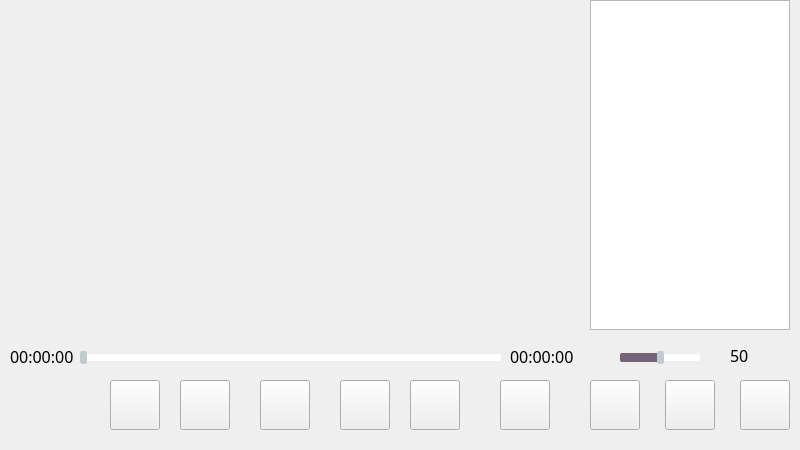
<?xml version="1.0" encoding="UTF-8"?>
<ui version="4.0">
 <class>gplayer</class>
 <widget class="QMainWindow" name="gplayer">
  <property name="geometry">
   <rect>
    <x>0</x>
    <y>0</y>
    <width>800</width>
    <height>450</height>
   </rect>
  </property>
  <property name="windowTitle">
   <string>GPlayer</string>
  </property>
  <property name="windowIcon">
   <iconset resource="image.qrc">
    <normaloff>:/Login/image/ftl3.jpg</normaloff>:/Login/image/ftl3.jpg</iconset>
  </property>
  <widget class="QWidget" name="centralwidget">
   <widget class="QLabel" name="labelvol">
    <property name="geometry">
     <rect>
      <x>730</x>
      <y>345</y>
      <width>31</width>
      <height>21</height>
     </rect>
    </property>
    <property name="font">
     <font>
      <family>幼圆</family>
      <pointsize>12</pointsize>
     </font>
    </property>
    <property name="text">
     <string>50</string>
    </property>
   </widget>
   <widget class="QPushButton" name="pushButtonqp">
    <property name="geometry">
     <rect>
      <x>410</x>
      <y>380</y>
      <width>50</width>
      <height>50</height>
     </rect>
    </property>
    <property name="styleSheet">
     <string notr="true">border-image: url(:/Login/image/qp.png);</string>
    </property>
    <property name="text">
     <string/>
    </property>
   </widget>
   <widget class="QListWidget" name="listWidgetgd">
    <property name="geometry">
     <rect>
      <x>590</x>
      <y>0</y>
      <width>200</width>
      <height>330</height>
     </rect>
    </property>
    <property name="font">
     <font>
      <family>幼圆</family>
      <pointsize>12</pointsize>
     </font>
    </property>
   </widget>
   <widget class="QLabel" name="label_old">
    <property name="geometry">
     <rect>
      <x>510</x>
      <y>347</y>
      <width>71</width>
      <height>19</height>
     </rect>
    </property>
    <property name="font">
     <font>
      <family>幼圆</family>
      <pointsize>12</pointsize>
     </font>
    </property>
    <property name="text">
     <string>00:00:00</string>
    </property>
   </widget>
   <widget class="QPushButton" name="pushButtonbf">
    <property name="geometry">
     <rect>
      <x>110</x>
      <y>380</y>
      <width>50</width>
      <height>50</height>
     </rect>
    </property>
    <property name="styleSheet">
     <string notr="true">border-image: url(:/Login/image/sx.png);</string>
    </property>
    <property name="text">
     <string/>
    </property>
   </widget>
   <widget class="QPushButton" name="pushButtonsc">
    <property name="geometry">
     <rect>
      <x>665</x>
      <y>380</y>
      <width>50</width>
      <height>50</height>
     </rect>
    </property>
    <property name="styleSheet">
     <string notr="true">border-image: url(:/Login/image/sc.png);</string>
    </property>
    <property name="text">
     <string/>
    </property>
   </widget>
   <widget class="QPushButton" name="pushButtonzt">
    <property name="geometry">
     <rect>
      <x>260</x>
      <y>380</y>
      <width>50</width>
      <height>50</height>
     </rect>
    </property>
    <property name="styleSheet">
     <string notr="true">/*正常显示*/
QPushButton
{
   border-image: url(:/Login/image/bf.png);
}
 

 

</string>
    </property>
    <property name="text">
     <string/>
    </property>
   </widget>
   <widget class="QLabel" name="label">
    <property name="geometry">
     <rect>
      <x>10</x>
      <y>0</y>
      <width>570</width>
      <height>330</height>
     </rect>
    </property>
    <property name="styleSheet">
     <string notr="true"/>
    </property>
    <property name="text">
     <string/>
    </property>
   </widget>
   <widget class="QPushButton" name="pushButtonqk">
    <property name="geometry">
     <rect>
      <x>740</x>
      <y>380</y>
      <width>50</width>
      <height>50</height>
     </rect>
    </property>
    <property name="styleSheet">
     <string notr="true">border-image: url(:/Login/image/qk.png);</string>
    </property>
    <property name="text">
     <string/>
    </property>
   </widget>
   <widget class="QSlider" name="verticalSlider">
    <property name="geometry">
     <rect>
      <x>620</x>
      <y>345</y>
      <width>80</width>
      <height>25</height>
     </rect>
    </property>
    <property name="styleSheet">
     <string notr="true">/*horizontal ：水平QSlider*/
QSlider::groove:horizontal {
border: 0px solid #bbb;
}

/*1.滑动过的槽设计参数*/
QSlider::sub-page:horizontal {
 /*槽颜色*/
background: rgb(117,99,122);
 /*外环区域倒圆角度*/
border-radius: 2px;
 /*上遮住区域高度*/
margin-top:8px;
 /*下遮住区域高度*/
margin-bottom:8px;
/*width在这里无效，不写即可*/
}

/*2.未滑动过的槽设计参数*/
QSlider::add-page:horizontal {
/*槽颜色*/
background: rgb(255,255, 255);
/*外环大小0px就是不显示，默认也是0*/
border: 0px solid #777;
/*外环区域倒圆角度*/
border-radius: 2px;
 /*上遮住区域高度*/
margin-top:9px;
 /*下遮住区域高度*/
margin-bottom:9px;
}
 
/*3.平时滑动的滑块设计参数*/
QSlider::handle:horizontal {
/*滑块颜色*/
background: rgb(193,204,208);
/*滑块的宽度*/
width: 5px;
/*滑块外环为1px，再加颜色*/
border: 1px solid rgb(193,204,208);
 /*滑块外环倒圆角度*/
border-radius: 2px; 
 /*上遮住区域高度*/
margin-top:6px;
 /*下遮住区域高度*/
margin-bottom:6px;
}

/*4.手动拉动时显示的滑块设计参数*/
QSlider::handle:horizontal:hover {
/*滑块颜色*/
background: rgb(193,204,208);
/*滑块的宽度*/
width: 10px;
/*滑块外环为1px，再加颜色*/
border: 1px solid rgb(193,204,208);
 /*滑块外环倒圆角度*/
border-radius: 5px; 
 /*上遮住区域高度*/
margin-top:4px;
 /*下遮住区域高度*/
margin-bottom:4px;
}
</string>
    </property>
    <property name="minimum">
     <number>0</number>
    </property>
    <property name="maximum">
     <number>100</number>
    </property>
    <property name="value">
     <number>50</number>
    </property>
    <property name="sliderPosition">
     <number>50</number>
    </property>
    <property name="orientation">
     <enum>Qt::Horizontal</enum>
    </property>
    <property name="tickInterval">
     <number>0</number>
    </property>
   </widget>
   <widget class="QPushButton" name="pushButtontj">
    <property name="geometry">
     <rect>
      <x>590</x>
      <y>380</y>
      <width>50</width>
      <height>50</height>
     </rect>
    </property>
    <property name="styleSheet">
     <string notr="true">border-image: url(:/Login/image/tj.png);</string>
    </property>
    <property name="text">
     <string/>
    </property>
   </widget>
   <widget class="QWidget" name="verticalLayoutWidget">
    <property name="geometry">
     <rect>
      <x>10</x>
      <y>0</y>
      <width>571</width>
      <height>331</height>
     </rect>
    </property>
    <layout class="QVBoxLayout" name="hshow"/>
   </widget>
   <widget class="QPushButton" name="pushButtonx">
    <property name="geometry">
     <rect>
      <x>340</x>
      <y>380</y>
      <width>50</width>
      <height>50</height>
     </rect>
    </property>
    <property name="styleSheet">
     <string notr="true">

border-image: url(:/Login/image/xys.png);


</string>
    </property>
    <property name="text">
     <string/>
    </property>
   </widget>
   <widget class="QLabel" name="label_new">
    <property name="geometry">
     <rect>
      <x>10</x>
      <y>347</y>
      <width>71</width>
      <height>19</height>
     </rect>
    </property>
    <property name="font">
     <font>
      <family>幼圆</family>
      <pointsize>12</pointsize>
     </font>
    </property>
    <property name="text">
     <string>00:00:00</string>
    </property>
   </widget>
   <widget class="QSlider" name="hSlider">
    <property name="geometry">
     <rect>
      <x>80</x>
      <y>345</y>
      <width>421</width>
      <height>25</height>
     </rect>
    </property>
    <property name="styleSheet">
     <string notr="true">/*horizontal ：水平QSlider*/
QSlider::groove:horizontal {
border: 0px solid #bbb;
}

/*1.滑动过的槽设计参数*/
QSlider::sub-page:horizontal {
 /*槽颜色*/
background: rgb(117,99,122);
 /*外环区域倒圆角度*/
border-radius: 2px;
 /*上遮住区域高度*/
margin-top:8px;
 /*下遮住区域高度*/
margin-bottom:8px;
/*width在这里无效，不写即可*/
}

/*2.未滑动过的槽设计参数*/
QSlider::add-page:horizontal {
/*槽颜色*/
background: rgb(255,255, 255);
/*外环大小0px就是不显示，默认也是0*/
border: 0px solid #777;
/*外环区域倒圆角度*/
border-radius: 2px;
 /*上遮住区域高度*/
margin-top:9px;
 /*下遮住区域高度*/
margin-bottom:9px;
}
 
/*3.平时滑动的滑块设计参数*/
QSlider::handle:horizontal {
/*滑块颜色*/
background: rgb(193,204,208);
/*滑块的宽度*/
width: 5px;
/*滑块外环为1px，再加颜色*/
border: 1px solid rgb(193,204,208);
 /*滑块外环倒圆角度*/
border-radius: 2px; 
 /*上遮住区域高度*/
margin-top:6px;
 /*下遮住区域高度*/
margin-bottom:6px;
}

/*4.手动拉动时显示的滑块设计参数*/
QSlider::handle:horizontal:hover {
/*滑块颜色*/
background: rgb(193,204,208);
/*滑块的宽度*/
width: 10px;
/*滑块外环为1px，再加颜色*/
border: 1px solid rgb(193,204,208);
 /*滑块外环倒圆角度*/
border-radius: 5px; 
 /*上遮住区域高度*/
margin-top:4px;
 /*下遮住区域高度*/
margin-bottom:4px;
}
</string>
    </property>
    <property name="orientation">
     <enum>Qt::Horizontal</enum>
    </property>
   </widget>
   <widget class="QPushButton" name="pushButtons">
    <property name="geometry">
     <rect>
      <x>180</x>
      <y>380</y>
      <width>50</width>
      <height>50</height>
     </rect>
    </property>
    <property name="styleSheet">
     <string notr="true">border-image: url(:/Login/image/sys.png);</string>
    </property>
    <property name="text">
     <string/>
    </property>
   </widget>
   <widget class="QPushButton" name="pushButtonfh">
    <property name="geometry">
     <rect>
      <x>500</x>
      <y>380</y>
      <width>50</width>
      <height>50</height>
     </rect>
    </property>
    <property name="styleSheet">
     <string notr="true">
border-image: url(:/Login/image/fh.png);</string>
    </property>
    <property name="text">
     <string/>
    </property>
   </widget>
   <widget class="QLabel" name="labeluser">
    <property name="geometry">
     <rect>
      <x>10</x>
      <y>390</y>
      <width>80</width>
      <height>30</height>
     </rect>
    </property>
    <property name="font">
     <font>
      <family>幼圆</family>
      <pointsize>10</pointsize>
      <weight>75</weight>
      <bold>true</bold>
     </font>
    </property>
    <property name="styleSheet">
     <string notr="true">/*QLabel{
color:rgb(0,0,0);
border-width: 1px;
border-style: solid;
border-color: rgb(0, 0, 0);
}*/</string>
    </property>
    <property name="text">
     <string/>
    </property>
    <property name="alignment">
     <set>Qt::AlignCenter</set>
    </property>
   </widget>
  </widget>
 </widget>
 <resources>
  <include location="image.qrc"/>
 </resources>
 <connections/>
</ui>
